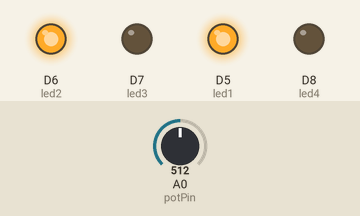
This sketch was run on a simulated ESP8266 (NodeMCU). Parts: output pins drawn as LEDs (lit = HIGH). The test bench sets the inputs (shaded band); at power-on: A0 (potPin) = 512. What the sketch prints to the serial monitor is not drawn.

Above: at 1.2 s.
1.3 s: A0 (potPin) set to 491
At 2.0 s:
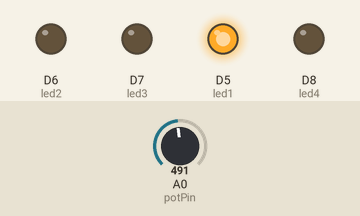
2.8 s: A0 (potPin) set to 260
4.3 s: A0 (potPin) set to 237
At 5.4 s:
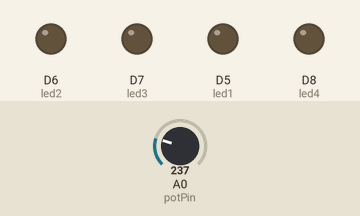
5.8 s: A0 (potPin) set to 900
At 6.6 s:
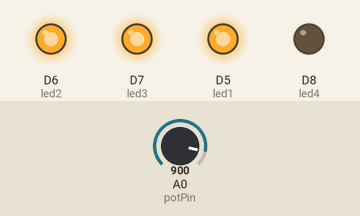
7.3 s: A0 (potPin) set to 1008
8.8 s: A0 (potPin) set to 1018
At 10.0 s:
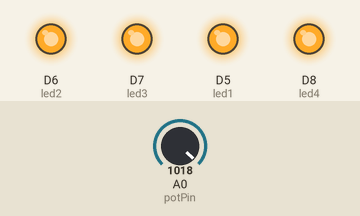
Timing chart, 0 to 11.3 s (numbered marks = the images above; inputs shaded):
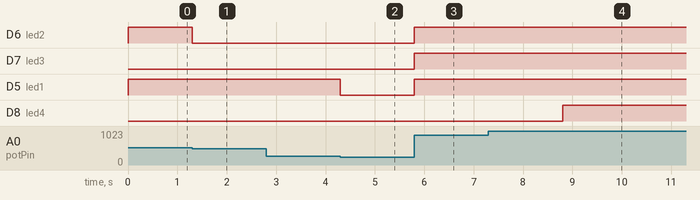

The sketch:

Assignment2.ino
```cpp
int potPin = A0;
int led1 = D5;
int led2 = D6;
int led3 = D7;
int led4 = D8;

float val = 0;


//float mapFloat(float x, float in_min, float in_max, float out_min, float out_max)
//{
 // return (x - in_min) * (out_max - out_min) / (in_max - in_min) + out_min;
//}


void setup() {
   Serial.begin(115200);
   pinMode(potPin, INPUT);

}


void loop(){
  val = analogRead(potPin);
  int percent = map(val, 0, 1023, 0, 100);
  Serial.println( percent);

  if (percent < 25){
    int p1 = (percent/25)* 100;
    int mapped1 = map(p1, 0, 100, 0, 1023);
    analogWrite(led1, mapped1);
    analogWrite(led2, 0);
    analogWrite(led3, 0);
    analogWrite(led4, 0);

  }


  else if(percent >= 25 && percent <50){
    int p2 = ((percent-25)/25)* 100;
    int mapped2 = map(p2, 0, 100, 0, 1023);
    analogWrite(led1, 1023);
    analogWrite(led2, mapped2);
    analogWrite(led3, 0);
    analogWrite(led4, 0);
   }

   else if(percent >= 50 && percent <75){
    int p3 = ((percent-50)/25)* 100;
    int mapped3 = map(p3, 0, 100, 0, 1023);
    analogWrite(led1, 1023);
    analogWrite(led2, 1023);
    analogWrite(led3, mapped3);
    analogWrite(led4, 0);
   }

   else if(percent >= 75 && percent <=100){
    int p4 = ((percent-75)/25)* 100;
    int mapped4 = map(p4, 0, 100, 0, 1023);
    analogWrite(led1, 1023);
    analogWrite(led2, 1023);
    analogWrite(led3, 1023);
    analogWrite(led4, mapped4);
   }


  delay(2);
}
```

Measured:
- the behaviour switches between 507 and 506 on A0 (potPin) (found by bisection; images 0 and 1)
- the behaviour switches between 251 and 250 on A0 (potPin) (found by bisection; images 1 and 2)
- the behaviour switches between 1017 and 1018 on A0 (potPin) (found by bisection; images 3 and 4)
- after the input at 1.3 s, D6 (led2): HIGH → LOW at once
- after the input at 4.3 s, D5 (led1): HIGH → LOW at once
- after the input at 5.8 s, D6 (led2), D7 (led3), D5 (led1): LOW → HIGH at once
- after the input at 8.8 s, D8 (led4): LOW → HIGH at once
